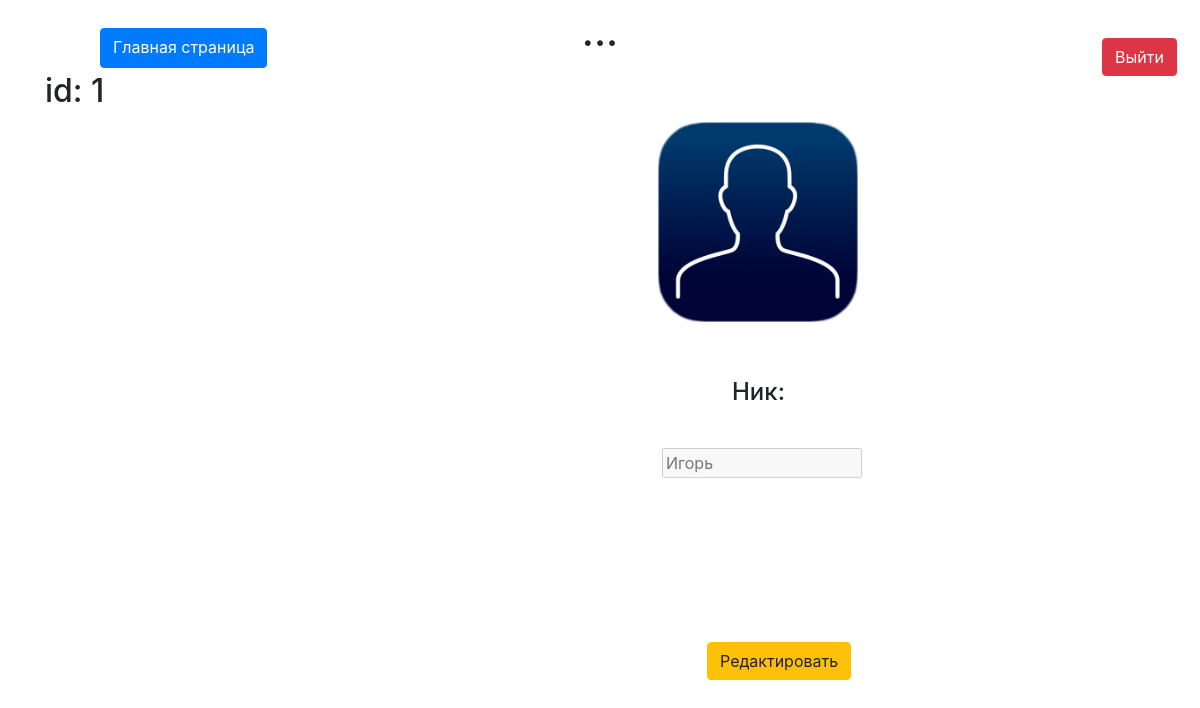
The page /profile (signed in) on the database as committed earlier.
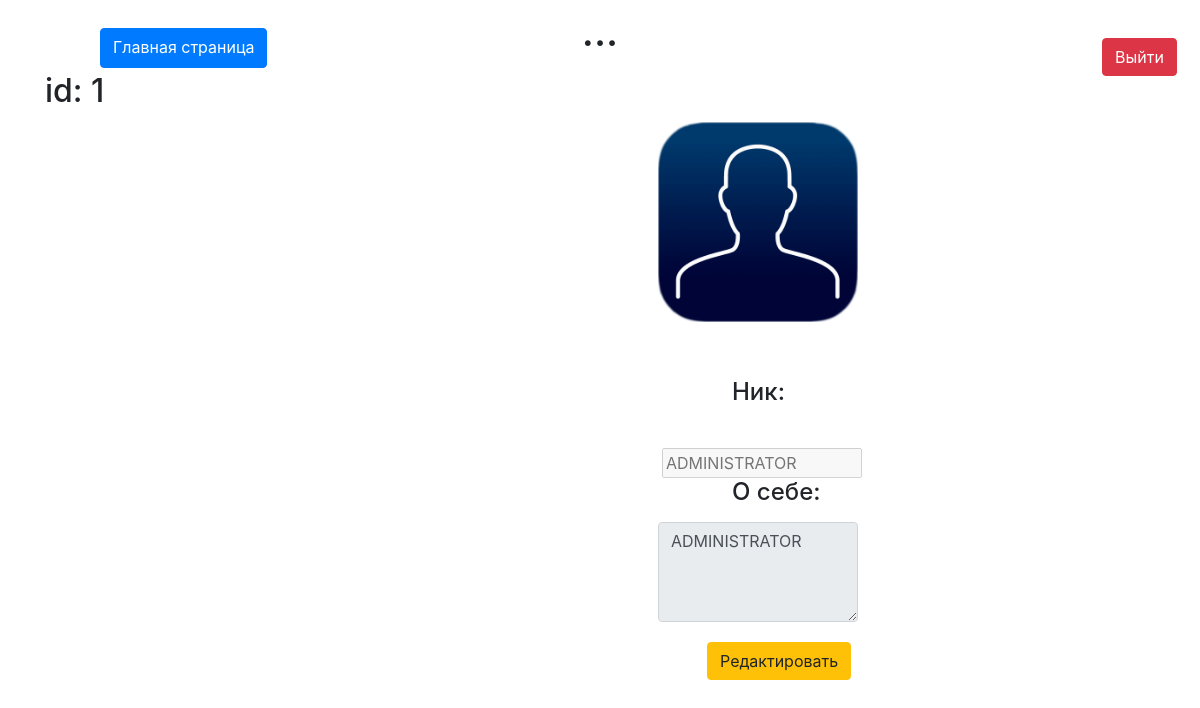
The same page on the database as committed later.
### data/users.py (models this page shows, shortened)
class User(SqlAlchemyBase, UserMixin):
    __tablename__ = 'users'
    id = sqlalchemy.Column(sqlalchemy.Integer,
                           primary_key=True, autoincrement=True)
    name = sqlalchemy.Column(sqlalchemy.String, nullable=True)
    name_image = sqlalchemy.Column(sqlalchemy.String, nullable=True)
    email = sqlalchemy.Column(sqlalchemy.String,
                              index=True, unique=True, nullable=True)
    hashed_password = sqlalchemy.Column(sqlalchemy.String, nullable=True)
    modified_date = sqlalchemy.Column(sqlalchemy.DateTime,
                                      default=datetime.datetime.now)
    about = sqlalchemy.Column(sqlalchemy.String, nullable=True)

### main.py (the view)
@app.route('/profile', methods=['GET', 'POST'])
@login_required
def profile():
    if request.method == 'GET':
        return render_template('profile.html', name_image=current_user.name_image, about=current_user.about,
                               name=current_user.name, name_id=current_user.id)

### data/db_session.py (called while the page is built)
def create_session() -> Session:
    global __factory
    return __factory()

### main.py (called while the page is built)
@login_manager.user_loader
def load_user(user_id):
    db_sess = db_session.create_session()
    return db_sess.query(User).get(user_id)

### templates/profile.html
{% extends "base.html" %}
{% block content %}
<form method="post" enctype="multipart/form-data">
    {% if current_user.is_authenticated %}
    <a href="/logout" class="btn btn-danger" style="position:absolute;left:1102px;top:38px;z-index:5;">
        Выйти
    </a>
    {% endif %}
    <h4 style="position:absolute;left:732px;top:378px;width:200px;height:30px;z-index:5;"> Ник: </h4>
    <input type="text" align="center" id="Editbox1" disabled="disabled"
           style="position:absolute;left:662px;top:448px;width:200px;height:30px;z-index:5;" name="Editbox1"
           placeholder={{ name }}>
    {% if name_image == None %}
    <div id="wb_Image1" style="position:absolute;left:658px;top:122px;width:104px;height:86px;z-index:2;">
        <img src="static/img/None_prof.png" id="Image1" alt="" width="200" height="200"></div>
    {% else %}
    <div id="wb_Image2" style="position:absolute;left:658px;top:122px;width:104px;height:86px;z-index:2;">
        <img src="{{ url_for('static', filename=name_image) }}" id="Image2" alt="" width="200" height="200"></div>
    {% endif %}
    {% if about != "" %}
    <h4 style="position:absolute;left:732px;top:478px;width:200px;height:30px;z-index:5;"> О себе: </h4>
    <div class="form-group">
        <textarea class="form-control" id="about" rows="4" cols="8" disabled="disabled" name="about"
                  style="position:absolute;left:658px;top:522px;height:100px;width:200px;">{{about}}</textarea>
    </div>
    {% endif %}
    <a href="/to_change_profile" class="btn btn-warning" style="position:absolute;left:707px;top:642px;z-index:2;">
        Редактировать
    </a>
</form>
<p>
    <a class="btn btn-primary" style="position:absolute;left:100px;top:28px;height:40px;" href="/">Главная страница</a>
</p>
<h2>id: {{ name_id }}</h2>
{% endblock %}

### templates/base.html (shortened to what this page needs)
<!doctype html>
<html lang="en">
<head>
    <link rel="stylesheet"
          href="https://stackpath.bootstrapcdn.com/bootstrap/4.4.1/css/bootstrap.min.css"
>
</head>
<body>
<div align="center"><h1> ... </h1></div>
    <main role="main" class="container">
    {% block content %}{% endblock %}
    </main>
</body>
</html>

Rows that differ between the two databases and show on the page:
changed User: Editbox1 (not shown) → "ADMINISTRATOR"; about (not shown) → "ADMINISTRATOR"
Other text that changed with them:
text now shown: "О себе:"
